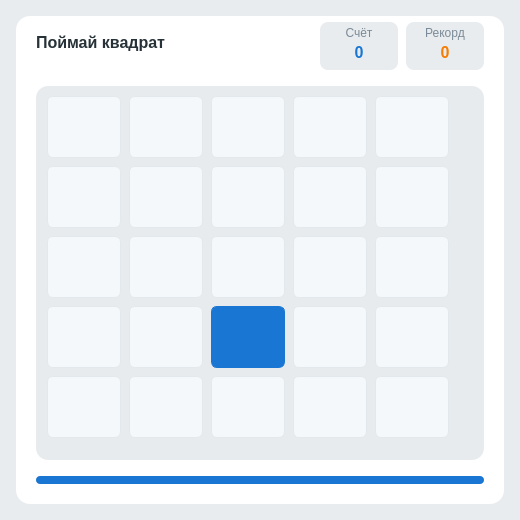
<?xml version="1.0" encoding="UTF-8"?>
<ui version="4.0">
 <class>GameWindow</class>
 <widget class="QMainWindow" name="GameWindow">
  <property name="geometry">
   <rect><x>0</x><y>0</y><width>520</width><height>520</height></rect>
  </property>
  <property name="minimumSize">
   <size><width>520</width><height>520</height></size>
  </property>
  <property name="maximumSize">
   <size><width>520</width><height>520</height></size>
  </property>
  <property name="windowTitle">
   <string>Поймай квадрат</string>
  </property>
  <property name="styleSheet">
   <string notr="true">QMainWindow { background-color: #e9ecee; }</string>
  </property>
  <widget class="QWidget" name="centralwidget">
   <widget class="QFrame" name="card">
    <property name="geometry">
     <rect><x>16</x><y>16</y><width>488</width><height>488</height></rect>
    </property>
    <property name="styleSheet">
     <string notr="true">QFrame#card { background-color: #ffffff; border-radius: 14px; }</string>
    </property>
    <widget class="QLabel" name="labelTitle">
     <property name="geometry">
      <rect><x>20</x><y>14</y><width>200</width><height>24</height></rect>
     </property>
     <property name="font">
      <font><family>Arial</family><pointsize>12</pointsize><weight>75</weight><bold>true</bold></font>
     </property>
     <property name="styleSheet">
      <string notr="true">color: #263238;</string>
     </property>
     <property name="text"><string>Поймай квадрат</string></property>
    </widget>
    <widget class="QFrame" name="statScore">
     <property name="geometry">
      <rect><x>304</x><y>6</y><width>78</width><height>48</height></rect>
     </property>
     <property name="styleSheet">
      <string notr="true">QFrame#statScore { background-color: #e9ecee; border-radius: 8px; }</string>
     </property>
     <widget class="QLabel" name="labelScoreTitle">
      <property name="geometry">
       <rect><x>0</x><y>4</y><width>78</width><height>14</height></rect>
      </property>
      <property name="font">
       <font><family>Arial</family><pointsize>9</pointsize></font>
      </property>
      <property name="styleSheet">
       <string notr="true">color: #7a8a98;</string>
      </property>
      <property name="text"><string>Счёт</string></property>
      <property name="alignment"><set>Qt::AlignCenter</set></property>
     </widget>
     <widget class="QLabel" name="labelScoreValue">
      <property name="geometry">
       <rect><x>0</x><y>20</y><width>78</width><height>20</height></rect>
      </property>
      <property name="font">
       <font><family>Arial</family><pointsize>12</pointsize><weight>75</weight><bold>true</bold></font>
      </property>
      <property name="styleSheet">
       <string notr="true">color: #1976d2;</string>
      </property>
      <property name="text"><string>0</string></property>
      <property name="alignment"><set>Qt::AlignCenter</set></property>
     </widget>
    </widget>
    <widget class="QFrame" name="statRecord">
     <property name="geometry">
      <rect><x>390</x><y>6</y><width>78</width><height>48</height></rect>
     </property>
     <property name="styleSheet">
      <string notr="true">QFrame#statRecord { background-color: #e9ecee; border-radius: 8px; }</string>
     </property>
     <widget class="QLabel" name="labelRecordTitle">
      <property name="geometry">
       <rect><x>0</x><y>4</y><width>78</width><height>14</height></rect>
      </property>
      <property name="font">
       <font><family>Arial</family><pointsize>9</pointsize></font>
      </property>
      <property name="styleSheet">
       <string notr="true">color: #7a8a98;</string>
      </property>
      <property name="text"><string>Рекорд</string></property>
      <property name="alignment"><set>Qt::AlignCenter</set></property>
     </widget>
     <widget class="QLabel" name="labelRecordValue">
      <property name="geometry">
       <rect><x>0</x><y>20</y><width>78</width><height>20</height></rect>
      </property>
      <property name="font">
       <font><family>Arial</family><pointsize>12</pointsize><weight>75</weight><bold>true</bold></font>
      </property>
      <property name="styleSheet">
       <string notr="true">color: #f57c00;</string>
      </property>
      <property name="text"><string>0</string></property>
      <property name="alignment"><set>Qt::AlignCenter</set></property>
     </widget>
    </widget>
    <widget class="QWidget" name="gameField" native="true">
     <property name="geometry">
      <rect><x>20</x><y>70</y><width>448</width><height>374</height></rect>
     </property>
     <property name="styleSheet">
      <string notr="true">QWidget#gameField { background-color: #e8ebed; border-radius: 12px; }</string>
     </property>
     <widget class="QFrame" name="cell_0_0">
      <property name="geometry"><rect><x>11</x><y>10</y><width>74</width><height>62</height></rect></property>
      <property name="styleSheet"><string notr="true">QFrame { background-color: #f5f8fa; border: 1px solid #e3e8ec; border-radius: 6px; }</string></property>
     </widget>
     <widget class="QFrame" name="cell_0_1">
      <property name="geometry"><rect><x>93</x><y>10</y><width>74</width><height>62</height></rect></property>
      <property name="styleSheet"><string notr="true">QFrame { background-color: #f5f8fa; border: 1px solid #e3e8ec; border-radius: 6px; }</string></property>
     </widget>
     <widget class="QFrame" name="cell_0_2">
      <property name="geometry"><rect><x>175</x><y>10</y><width>74</width><height>62</height></rect></property>
      <property name="styleSheet"><string notr="true">QFrame { background-color: #f5f8fa; border: 1px solid #e3e8ec; border-radius: 6px; }</string></property>
     </widget>
     <widget class="QFrame" name="cell_0_3">
      <property name="geometry"><rect><x>257</x><y>10</y><width>74</width><height>62</height></rect></property>
      <property name="styleSheet"><string notr="true">QFrame { background-color: #f5f8fa; border: 1px solid #e3e8ec; border-radius: 6px; }</string></property>
     </widget>
     <widget class="QFrame" name="cell_0_4">
      <property name="geometry"><rect><x>339</x><y>10</y><width>74</width><height>62</height></rect></property>
      <property name="styleSheet"><string notr="true">QFrame { background-color: #f5f8fa; border: 1px solid #e3e8ec; border-radius: 6px; }</string></property>
     </widget>
     <widget class="QFrame" name="cell_1_0">
      <property name="geometry"><rect><x>11</x><y>80</y><width>74</width><height>62</height></rect></property>
      <property name="styleSheet"><string notr="true">QFrame { background-color: #f5f8fa; border: 1px solid #e3e8ec; border-radius: 6px; }</string></property>
     </widget>
     <widget class="QFrame" name="cell_1_1">
      <property name="geometry"><rect><x>93</x><y>80</y><width>74</width><height>62</height></rect></property>
      <property name="styleSheet"><string notr="true">QFrame { background-color: #f5f8fa; border: 1px solid #e3e8ec; border-radius: 6px; }</string></property>
     </widget>
     <widget class="QFrame" name="cell_1_2">
      <property name="geometry"><rect><x>175</x><y>80</y><width>74</width><height>62</height></rect></property>
      <property name="styleSheet"><string notr="true">QFrame { background-color: #f5f8fa; border: 1px solid #e3e8ec; border-radius: 6px; }</string></property>
     </widget>
     <widget class="QFrame" name="cell_1_3">
      <property name="geometry"><rect><x>257</x><y>80</y><width>74</width><height>62</height></rect></property>
      <property name="styleSheet"><string notr="true">QFrame { background-color: #f5f8fa; border: 1px solid #e3e8ec; border-radius: 6px; }</string></property>
     </widget>
     <widget class="QFrame" name="cell_1_4">
      <property name="geometry"><rect><x>339</x><y>80</y><width>74</width><height>62</height></rect></property>
      <property name="styleSheet"><string notr="true">QFrame { background-color: #f5f8fa; border: 1px solid #e3e8ec; border-radius: 6px; }</string></property>
     </widget>
     <widget class="QFrame" name="cell_2_0">
      <property name="geometry"><rect><x>11</x><y>150</y><width>74</width><height>62</height></rect></property>
      <property name="styleSheet"><string notr="true">QFrame { background-color: #f5f8fa; border: 1px solid #e3e8ec; border-radius: 6px; }</string></property>
     </widget>
     <widget class="QFrame" name="cell_2_1">
      <property name="geometry"><rect><x>93</x><y>150</y><width>74</width><height>62</height></rect></property>
      <property name="styleSheet"><string notr="true">QFrame { background-color: #f5f8fa; border: 1px solid #e3e8ec; border-radius: 6px; }</string></property>
     </widget>
     <widget class="QFrame" name="cell_2_2">
      <property name="geometry"><rect><x>175</x><y>150</y><width>74</width><height>62</height></rect></property>
      <property name="styleSheet"><string notr="true">QFrame { background-color: #f5f8fa; border: 1px solid #e3e8ec; border-radius: 6px; }</string></property>
     </widget>
     <widget class="QFrame" name="cell_2_3">
      <property name="geometry"><rect><x>257</x><y>150</y><width>74</width><height>62</height></rect></property>
      <property name="styleSheet"><string notr="true">QFrame { background-color: #f5f8fa; border: 1px solid #e3e8ec; border-radius: 6px; }</string></property>
     </widget>
     <widget class="QFrame" name="cell_2_4">
      <property name="geometry"><rect><x>339</x><y>150</y><width>74</width><height>62</height></rect></property>
      <property name="styleSheet"><string notr="true">QFrame { background-color: #f5f8fa; border: 1px solid #e3e8ec; border-radius: 6px; }</string></property>
     </widget>
     <widget class="QFrame" name="cell_3_0">
      <property name="geometry"><rect><x>11</x><y>220</y><width>74</width><height>62</height></rect></property>
      <property name="styleSheet"><string notr="true">QFrame { background-color: #f5f8fa; border: 1px solid #e3e8ec; border-radius: 6px; }</string></property>
     </widget>
     <widget class="QFrame" name="cell_3_1">
      <property name="geometry"><rect><x>93</x><y>220</y><width>74</width><height>62</height></rect></property>
      <property name="styleSheet"><string notr="true">QFrame { background-color: #f5f8fa; border: 1px solid #e3e8ec; border-radius: 6px; }</string></property>
     </widget>
     <widget class="QFrame" name="cell_3_2">
      <property name="geometry"><rect><x>175</x><y>220</y><width>74</width><height>62</height></rect></property>
      <property name="styleSheet"><string notr="true">QFrame { background-color: #1976d2; border: 1px solid #1976d2; border-radius: 6px; }</string></property>
     </widget>
     <widget class="QFrame" name="cell_3_3">
      <property name="geometry"><rect><x>257</x><y>220</y><width>74</width><height>62</height></rect></property>
      <property name="styleSheet"><string notr="true">QFrame { background-color: #f5f8fa; border: 1px solid #e3e8ec; border-radius: 6px; }</string></property>
     </widget>
     <widget class="QFrame" name="cell_3_4">
      <property name="geometry"><rect><x>339</x><y>220</y><width>74</width><height>62</height></rect></property>
      <property name="styleSheet"><string notr="true">QFrame { background-color: #f5f8fa; border: 1px solid #e3e8ec; border-radius: 6px; }</string></property>
     </widget>
     <widget class="QFrame" name="cell_4_0">
      <property name="geometry"><rect><x>11</x><y>290</y><width>74</width><height>62</height></rect></property>
      <property name="styleSheet"><string notr="true">QFrame { background-color: #f5f8fa; border: 1px solid #e3e8ec; border-radius: 6px; }</string></property>
     </widget>
     <widget class="QFrame" name="cell_4_1">
      <property name="geometry"><rect><x>93</x><y>290</y><width>74</width><height>62</height></rect></property>
      <property name="styleSheet"><string notr="true">QFrame { background-color: #f5f8fa; border: 1px solid #e3e8ec; border-radius: 6px; }</string></property>
     </widget>
     <widget class="QFrame" name="cell_4_2">
      <property name="geometry"><rect><x>175</x><y>290</y><width>74</width><height>62</height></rect></property>
      <property name="styleSheet"><string notr="true">QFrame { background-color: #f5f8fa; border: 1px solid #e3e8ec; border-radius: 6px; }</string></property>
     </widget>
     <widget class="QFrame" name="cell_4_3">
      <property name="geometry"><rect><x>257</x><y>290</y><width>74</width><height>62</height></rect></property>
      <property name="styleSheet"><string notr="true">QFrame { background-color: #f5f8fa; border: 1px solid #e3e8ec; border-radius: 6px; }</string></property>
     </widget>
     <widget class="QFrame" name="cell_4_4">
      <property name="geometry"><rect><x>339</x><y>290</y><width>74</width><height>62</height></rect></property>
      <property name="styleSheet"><string notr="true">QFrame { background-color: #f5f8fa; border: 1px solid #e3e8ec; border-radius: 6px; }</string></property>
     </widget>
    </widget>
    <widget class="QProgressBar" name="progressBar">
     <property name="geometry">
      <rect><x>20</x><y>460</y><width>448</width><height>8</height></rect>
     </property>
     <property name="styleSheet">
      <string notr="true">QProgressBar {
    background-color: #e9ecee;
    border: none;
    border-radius: 4px;
}
QProgressBar::chunk {
    background-color: #1976d2;
    border-radius: 4px;
}</string>
     </property>
     <property name="maximum"><number>100</number></property>
     <property name="value"><number>100</number></property>
     <property name="textVisible"><bool>false</bool></property>
    </widget>
   </widget>
  </widget>
 </widget>
 <resources/>
 <connections/>
</ui>
